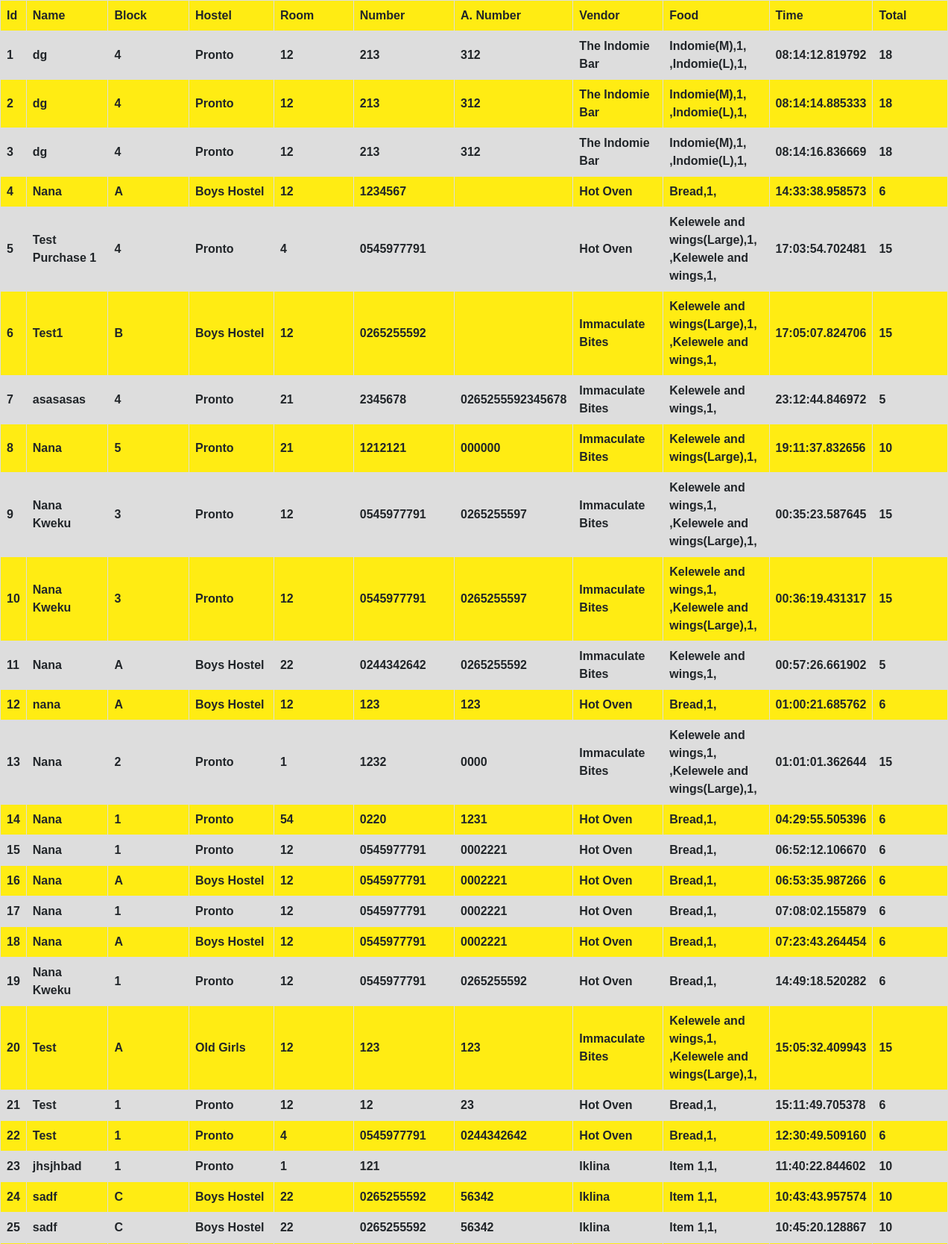
Page /chart (upper part) on the committed database.
### app.py (models this page shows, shortened)
class Order(db.Model):
    id = db.Column(db.Integer, primary_key=True)
    name = db.Column(db.String(200))
    room = db.Column(db.Integer)
    pNumber = db.Column(db.String(10))
    aNumber = db.Column(db.String(10))
    hostel = db.Column(db.String(100))
    food = db.Column(db.String(1000))
    quantity = db.Column(db.Integer)
    status = db.Column(db.Integer)
    block = db.Column(db.String(100))
    total = db.Column(db.String(10))
    date_created = db.Column(db.DateTime, default=datetime.utcnow)
    vendor = db.Column(db.String(50))

### app.py (the view)
@app.route('/chart', methods=['POST','GET'])
def masterchart():
    all_orders = Order.query.order_by(Order.date_created).all()
    return render_template('chart.html', all_orders=all_orders)

### templates/chart.html
{% extends 'base.html' %}
{% block head %}
<link rel="stylesheet" href="{{ url_for('static', filename='css/table.css')}}">
{% endblock %}
{% block body %}
<table>
    <tr>
        <th>Id</th>
        <th>Name</th>
        <th>Block</th>
        <th>Hostel</th>
        <th>Room</th>
        <th>Number</th>
        <th>A. Number</th>
        <th>Vendor</th>
        <th>Food</th>
        <th>Time</th>
        <th>Total</th>
    </tr>
    {% for order in all_orders %}
    <tr>
        <th>{{ order.id }}</th>
        <th>{{ order.name }}</th>
        <th>{{ order.block }}</th>
        <th>{{ order.hostel }}</th>
        <th>{{order.room}}</th>
        <th>{{order.pNumber}}</th>
        <th>{{order.aNumber}}</th>
        <th>{{order.vendor}}</th>
        <th>{{order.food}}</th>
        <th>{{order.date_created.time()}}</th>
        <th>{{order.total}}</th>
    </tr>
    {% endfor %}
    </table>
{% endblock %}

### static/css/style.css (style rules this page uses)
* { box-sizing: border-box; }
body { background-color: #ffec13; margin:0; padding: 0; }

### static/css/table.css (style rules this page uses)
table { font-family: arial, sans-serif; border-collapse: collapse; width: 100%; }
td, th { border: 1px solid #dddddd; text-align: left; padding: 8px; }
tr:nth-child(even) { background-color: #dddddd; }

### rows in the picture
Order: id "1", name "dg", block "4", hostel "Pronto", room "12", pNumber "213", aNumber "312", vendor "The Indomie Bar", food "Indomie(M),1, ,Indomie(L),1,", date_created.time "08:14:12.819792", total "18"
Order: id "2", name "dg", block "4", hostel "Pronto", room "12", pNumber "213", aNumber "312", vendor "The Indomie Bar", food "Indomie(M),1, ,Indomie(L),1,", date_created.time "08:14:14.885333", total "18"
Order: id "3", name "dg", block "4", hostel "Pronto", room "12", pNumber "213", aNumber "312", vendor "The Indomie Bar", food "Indomie(M),1, ,Indomie(L),1,", date_created.time "08:14:16.836669", total "18"
Order: id "4", name "Nana", block "A", hostel "Boys Hostel", room "12", pNumber "1234567", vendor "Hot Oven", food "Bread,1,", date_created.time "14:33:38.958573", total "6"
Order: id "5", name "Test Purchase 1", block "4", hostel "Pronto", room "4", pNumber "0545977791", vendor "Hot Oven", food "Kelewele and wings(Large),1, ,Kelewele and wings,1,", date_created.time "17:03:54.702481", total "15"
Order: id "6", name "Test1", block "B", hostel "Boys Hostel", room "12", pNumber "0265255592", vendor "Immaculate Bites", food "Kelewele and wings(Large),1, ,Kelewele and wings,1,", date_created.time "17:05:07.824706", total "15"
Order: id "7", name "asasasas", block "4", hostel "Pronto", room "21", pNumber "2345678", aNumber "0265255592345678", vendor "Immaculate Bites", food "Kelewele and wings,1,", date_created.time "23:12:44.846972", total "5"
Order: id "8", name "Nana", block "5", hostel "Pronto", room "21", pNumber "1212121", aNumber "000000", vendor "Immaculate Bites", food "Kelewele and wings(Large),1,", date_created.time "19:11:37.832656", total "10"
Order: id "9", name "Nana Kweku", block "3", hostel "Pronto", room "12", pNumber "0545977791", aNumber "0265255597", vendor "Immaculate Bites", food "Kelewele and wings,1, ,Kelewele and wings(Large),1,", date_created.time "00:35:23.587645", total "15"
Order: id "10", name "Nana Kweku", block "3", hostel "Pronto", room "12", pNumber "0545977791", aNumber "0265255597", vendor "Immaculate Bites", food "Kelewele and wings,1, ,Kelewele and wings(Large),1,", date_created.time "00:36:19.431317", total "15"
Order: id "11", name "Nana", block "A", hostel "Boys Hostel", room "22", pNumber "0244342642", aNumber "0265255592", vendor "Immaculate Bites", food "Kelewele and wings,1,", date_created.time "00:57:26.661902", total "5"
Order: id "12", name "nana", block "A", hostel "Boys Hostel", room "12", pNumber "123", aNumber "123", vendor "Hot Oven", food "Bread,1,", date_created.time "01:00:21.685762", total "6"
Order: id "13", name "Nana", block "2", hostel "Pronto", room "1", pNumber "1232", aNumber "0000", vendor "Immaculate Bites", food "Kelewele and wings,1, ,Kelewele and wings(Large),1,", date_created.time "01:01:01.362644", total "15"
Order: id "14", name "Nana", block "1", hostel "Pronto", room "54", pNumber "0220", aNumber "1231", vendor "Hot Oven", food "Bread,1,", date_created.time "04:29:55.505396", total "6"
Order: id "15", name "Nana", block "1", hostel "Pronto", room "12", pNumber "0545977791", aNumber "0002221", vendor "Hot Oven", food "Bread,1,", date_created.time "06:52:12.106670", total "6"
Order: id "16", name "Nana", block "A", hostel "Boys Hostel", room "12", pNumber "0545977791", aNumber "0002221", vendor "Hot Oven", food "Bread,1,", date_created.time "06:53:35.987266", total "6"
Order: id "17", name "Nana", block "1", hostel "Pronto", room "12", pNumber "0545977791", aNumber "0002221", vendor "Hot Oven", food "Bread,1,", date_created.time "07:08:02.155879", total "6"
Order: id "18", name "Nana", block "A", hostel "Boys Hostel", room "12", pNumber "0545977791", aNumber "0002221", vendor "Hot Oven", food "Bread,1,", date_created.time "07:23:43.264454", total "6"
Order: id "19", name "Nana Kweku", block "1", hostel "Pronto", room "12", pNumber "0545977791", aNumber "0265255592", vendor "Hot Oven", food "Bread,1,", date_created.time "14:49:18.520282", total "6"
Order: id "20", name "Test", block "A", hostel "Old Girls", room "12", pNumber "123", aNumber "123", vendor "Immaculate Bites", food "Kelewele and wings,1, ,Kelewele and wings(Large),1,", date_created.time "15:05:32.409943", total "15"
Order: id "21", name "Test", block "1", hostel "Pronto", room "12", pNumber "12", aNumber "23", vendor "Hot Oven", food "Bread,1,", date_created.time "15:11:49.705378", total "6"
Order: id "22", name "Test", block "1", hostel "Pronto", room "4", pNumber "0545977791", aNumber "0244342642", vendor "Hot Oven", food "Bread,1,", date_created.time "12:30:49.509160", total "6"
Order: id "23", name "jhsjhbad", block "1", hostel "Pronto", room "1", pNumber "121", vendor "Iklina", food "Item 1,1,", date_created.time "11:40:22.844602", total "10"
Order: id "24", name "sadf", block "C", hostel "Boys Hostel", room "22", pNumber "0265255592", aNumber "56342", vendor "Iklina", food "Item 1,1,", date_created.time "10:43:43.957574", total "10"
Order: id "25", name "sadf", block "C", hostel "Boys Hostel", room "22", pNumber "0265255592", aNumber "56342", vendor "Iklina", food "Item 1,1,", date_created.time "10:45:20.128867", total "10"
